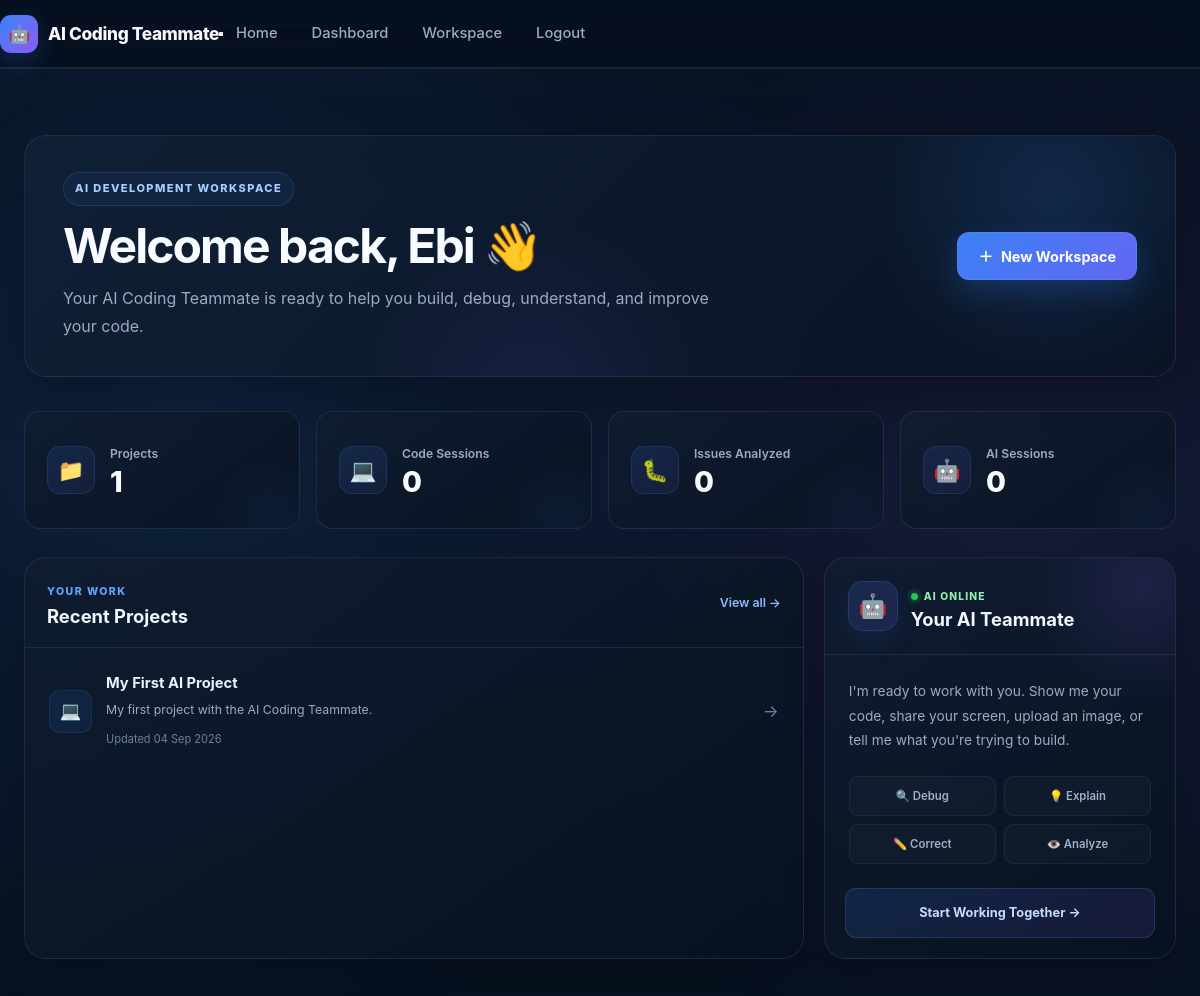
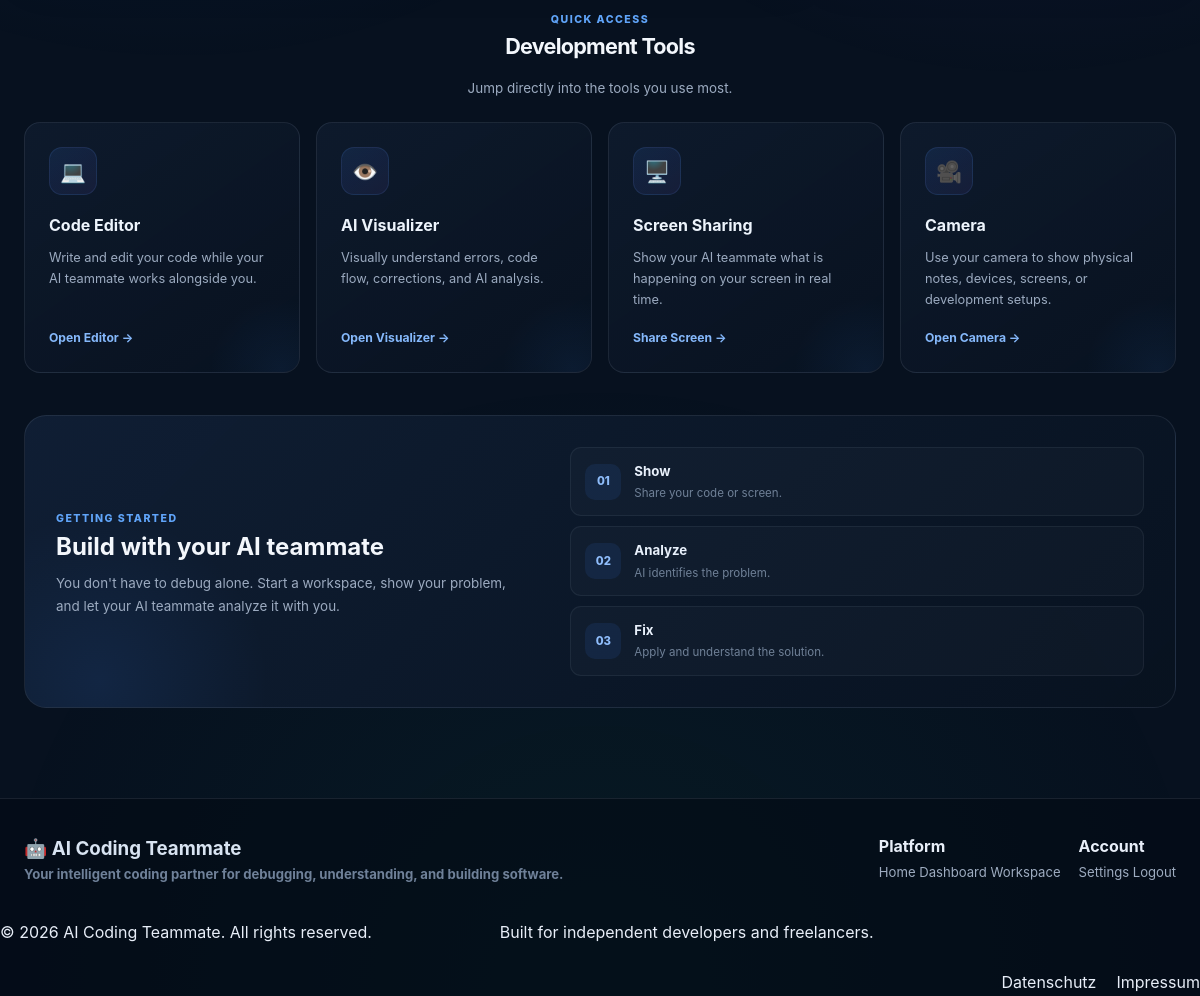
The page /dashboard/ (signed in) on the database its author committed (2 pictures, top to bottom).
### database/models.py (models this page shows, shortened)
class User(UserMixin, db.Model):
    __tablename__ = "users"
    id = db.Column(
        db.Integer,
        primary_key=True
    )
    first_name = db.Column(
        db.String(100),
        nullable=False
    )
    last_name = db.Column(
        db.String(100),
        nullable=False
    )
    email = db.Column(
        db.String(255),
        unique=True,
        nullable=False,
        index=True
    )
    password = db.Column(
        db.String(255),
        nullable=False
    )
    occupation = db.Column(
        db.String(150),
        nullable=True
    )
    bio = db.Column(
        db.Text,
        nullable=True
    )
    profile_image = db.Column(
        db.String(500),
        nullable=True
    )
    is_active = db.Column(
        db.Boolean,
        default=True,
        nullable=False
    )
    is_verified = db.Column(
        db.Boolean,
        default=False,
        nullable=False
    )
    created_at = db.Column(
        db.DateTime,
        default=datetime.utcnow,
        nullable=False
    )
    updated_at = db.Column(
        db.DateTime,
        default=datetime.utcnow,
        onupdate=datetime.utcnow,
        nullable=False
    )
    last_login = db.Column(
        db.DateTime,
        nullable=True
    )
    projects = db.relationship(
        "Project",
        back_populates="user",
        cascade="all, delete-orphan",
        lazy=True
    )

class Project(db.Model):
    __tablename__ = "projects"
    id = db.Column(
        db.Integer,
        primary_key=True
    )
    user_id = db.Column(
        db.Integer,
        db.ForeignKey(
            "users.id",
            ondelete="CASCADE"
        ),
        nullable=False,
        index=True
    )
    user = db.relationship(
        "User",
        back_populates="projects"
    )
    name = db.Column(
        db.String(200),
        nullable=False
    )
    description = db.Column(
        db.Text,
        nullable=True
    )
    language = db.Column(
        db.String(100),
        nullable=True
    )
    framework = db.Column(
        db.String(100),
        nullable=True
    )
    repository_url = db.Column(
        db.String(500),
        nullable=True
    )
    status = db.Column(
        db.String(50),
        default="active",
        nullable=False
    )
    created_at = db.Column(
        db.DateTime,
        default=datetime.utcnow,
        nullable=False
    )
    updated_at = db.Column(
        db.DateTime,
        default=datetime.utcnow,
        onupdate=datetime.utcnow,
        nullable=False
    )
    code_sessions = db.relationship(
        "CodeSession",
        back_populates="project",
        cascade="all, delete-orphan",
        lazy=True
    )
    conversations = db.relationship(
        "Conversation",
        back_populates="project",
        cascade="all, delete-orphan",
        lazy=True
    )

### routes/dashboard_routes.py (the view)
@dashboard_bp.route("/")
@login_required
def dashboard():
    projects = Project.query.filter_by(
        user_id=current_user.id
    ).order_by(
        Project.updated_at.desc()
    ).all()
    project_count = len(projects)
    session_count = CodeSession.query.join(
        Project
    ).filter(
        Project.user_id == current_user.id
    ).count()
    analysis_count = Analysis.query.join(
        CodeSession
    ).join(
        Project
    ).filter(
        Project.user_id == current_user.id
    ).count()
    return render_template(
        "dashboard/dashboard.html",
        projects=projects,
        project_count=project_count,
        session_count=session_count,
        analysis_count=analysis_count,
        ai_session_count=session_count,
    )

### templates/dashboard/dashboard.html (shortened to what this page needs)
{% extends "base.html" %}
{% block extra_css %}
<link rel="stylesheet" href="{{ url_for('static', filename='css/dashboard.css') }}">
{% endblock %}
{% block content %}
<div class="dashboard-page">
    <section class="dashboard-header">
        <div class="dashboard-welcome">
            <span class="dashboard-badge">AI DEVELOPMENT WORKSPACE</span>
            <h1>
                Welcome back{% if current_user.is_authenticated and current_user.first_name %},
                {{ current_user.first_name }}{% endif %} 👋
            </h1>
            <p>
                Your AI Coding Teammate is ready to help you
                build, debug, understand, and improve your code.
            </p>
        </div>
        <div class="dashboard-actions">
            <a
                href="{{ url_for('workspace.workspace') }}"
                class="dashboard-primary-btn"
            >
                <span>＋</span>
                New Workspace
            </a>
        </div>
    </section>
    <section class="dashboard-stats">
        <div class="stat-card">
            <div class="stat-icon">
                📁
            </div>
            <div class="stat-content">
                <span class="stat-label">
                    Projects
                </span>
                <strong class="stat-value">
                    {{ project_count|default(0) }}
                </strong>
            </div>
        </div>
        <div class="stat-card">
            <div class="stat-icon">
                💻
            </div>
            <div class="stat-content">
                <span class="stat-label">
                    Code Sessions
                </span>
                <strong class="stat-value">
                    {{ session_count|default(0) }}
                </strong>
            </div>
        </div>
        <div class="stat-card">
            <div class="stat-icon">
                🐛
            </div>
            <div class="stat-content">
                <span class="stat-label">
                    Issues Analyzed
                </span>
                <strong class="stat-value">
                    {{ analysis_count|default(0) }}
                </strong>
            </div>
        </div>
        <div class="stat-card">
            <div class="stat-icon">
                🤖
            </div>
            <div class="stat-content">
                <span class="stat-label">
                    AI Sessions
                </span>
                <strong class="stat-value">
                    {{ ai_session_count|default(0) }}
                </strong>
            </div>
        </div>
    </section>
    <section class="dashboard-grid">
        <div class="dashboard-card projects-card">
            <div class="card-header">
                <div>
                    <span class="card-label">YOUR WORK</span>
                    <h2>Recent Projects</h2>
                </div>
                <a
                    href="{{ url_for('dashboard.projects') }}"
                    class="card-link"
                >
                    View all →
                </a>
            </div>
            {% if projects %}
                <div class="project-list">
                    {% for project in projects %}
                    <a
                        href="{{ url_for('workspace.workspace', project_id=project.id) }}"
                        class="project-item"
                    >
                        <div class="project-icon">
                            💻
                        </div>
                        <div class="project-info">
                            <h3>
                                {{ project.name }}
                            </h3>
                            <p>
                                {{ project.description|default('No description available.') }}
                            </p>
                            <span class="project-date">
                                Updated
                                {{ project.updated_at.strftime('%d %b %Y')
                                   if project.updated_at else 'Recently' }}
                            </span>
                        </div>
                        <span class="project-arrow">
                            →
                        </span>
                    </a>
                    {% endfor %}
                </div>
            {% endif %}
        </div>
        <div class="dashboard-card ai-card">
            <div class="ai-card-header">
                <div class="ai-avatar">
                    🤖
                </div>
                <div>
                    <span class="online-indicator">
                        <span></span>
                        AI ONLINE
                    </span>
                    <h2>
                        Your AI Teammate
                    </h2>
                </div>
            </div>
            <div class="ai-card-body">
                <p>
                    I'm ready to work with you. Show me your code,
                    share your screen, upload an image, or tell me
                    what you're trying to build.
                </p>
                <div class="ai-capabilities">
                    <span>🔍 Debug</span>
                    <span>💡 Explain</span>
                    <span>✏️ Correct</span>
                    <span>👁️ Analyze</span>
                </div>
            </div>
            <a
                href="{{ url_for('workspace.workspace') }}"
                class="ai-start-button"
            >
                Start Working Together →
            </a>
        </div>
    </section>
    <section class="dashboard-tools">
        <div class="section-heading">
            <span class="card-label">
                QUICK ACCESS
            </span>
            <h2>
                Development Tools
            </h2>
            <p>
                Jump directly into the tools you use most.
            </p>
        </div>
        <div class="tools-grid">
            <a
                href="{{ url_for('workspace.workspace') }}"
                class="tool-card"
            >
                <div class="tool-icon">
                    💻
                </div>
                <h3>
                    Code Editor
                </h3>
                <p>
                    Write and edit your code while your AI
                    teammate works alongside you.
                </p>
                <span>
                    Open Editor →
                </span>
            </a>
            <a
                href="{{ url_for('workspace.workspace') }}"
                class="tool-card"
            >
                <div class="tool-icon">
                    👁️
                </div>
                <h3>
                    AI Visualizer
                </h3>
                <p>
                    Visually understand errors, code flow,
                    corrections, and AI analysis.
                </p>
                <span>
                    Open Visualizer →
                </span>
            </a>
            <a
                href="{{ url_for('workspace.workspace') }}"
                class="tool-card"
            >
                <div class="tool-icon">
                    🖥️
                </div>
                <h3>
                    Screen Sharing
                </h3>
                <p>
                    Show your AI teammate what is happening
                    on your screen in real time.
                </p>
                <span>
                    Share Screen →
                </span>
            </a>
            <a
                href="{{ url_for('workspace.workspace') }}"
                class="tool-card"
            >
                <div class="tool-icon">
                    🎥
                </div>
                <h3>
                    Camera
                </h3>
                <p>
                    Use your camera to show physical notes,
                    devices, screens, or development setups.
                </p>
                <span>
                    Open Camera →
                </span>
            </a>
        </div>
    </section>
    <section class="getting-started">
        <div class="getting-started-content">
            <span class="card-label">
                GETTING STARTED
            </span>
            <h2>
                Build with your AI teammate
            </h2>
            <p>
                You don't have to debug alone. Start a workspace,
                show your problem, and let your AI teammate
                analyze it with you.
            </p>
        </div>
        <div class="getting-started-steps">
            <div class="start-step">
                <span>01</span>
                <div>
                    <strong>Show</strong>
                    <p>Share your code or screen.</p>
                </div>
            </div>
            <div class="start-step">
                <span>02</span>
                <div>
                    <strong>Analyze</strong>
                    <p>AI identifies the problem.</p>
                </div>
            </div>
            <div class="start-step">
                <span>03</span>
                <div>
                    <strong>Fix</strong>
                    <p>Apply and understand the solution.</p>
                </div>
            </div>
        </div>
    </section>
</div>
{% endblock %}

### rows shown on the page
User: first_name "Ebi"
Project: name "My First AI Project", description "My first project with the AI Coding Teammate.", updated_at "04 Sep 2026"

### other values the page prints
{{ project_count|default(0) }} "1"
{{ session_count|default(0) }} "0"
{{ analysis_count|default(0) }} "0"
{{ ai_session_count|default(0) }} "0"
{{ current_year|default(2026) }} "2026"
